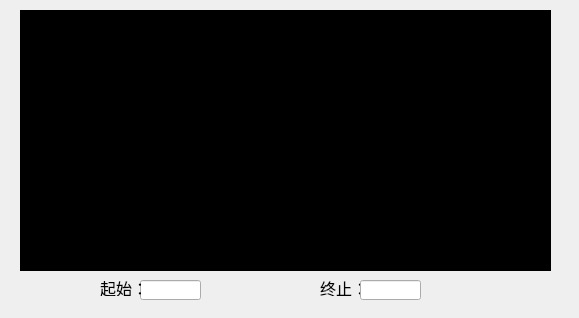
<?xml version="1.0" encoding="UTF-8"?>
<ui version="4.0">
 <class>CursorDialog</class>
 <widget class="QDialog" name="CursorDialog">
  <property name="geometry">
   <rect>
    <x>0</x>
    <y>0</y>
    <width>579</width>
    <height>318</height>
   </rect>
  </property>
  <property name="windowTitle">
   <string>CursorDialog</string>
  </property>
  <widget class="QCustomPlot" name="widget" native="true">
   <property name="geometry">
    <rect>
     <x>20</x>
     <y>10</y>
     <width>531</width>
     <height>261</height>
    </rect>
   </property>
   <property name="styleSheet">
    <string notr="true">background-color: rgb(0, 0, 0);</string>
   </property>
  </widget>
  <widget class="QLineEdit" name="lineEditStart">
   <property name="geometry">
    <rect>
     <x>140</x>
     <y>280</y>
     <width>61</width>
     <height>20</height>
    </rect>
   </property>
   <property name="font">
    <font>
     <family>黑体</family>
     <pointsize>12</pointsize>
    </font>
   </property>
  </widget>
  <widget class="QLabel" name="label">
   <property name="geometry">
    <rect>
     <x>100</x>
     <y>280</y>
     <width>41</width>
     <height>16</height>
    </rect>
   </property>
   <property name="font">
    <font>
     <family>黑体</family>
     <pointsize>12</pointsize>
    </font>
   </property>
   <property name="text">
    <string>起始：</string>
   </property>
  </widget>
  <widget class="QLabel" name="label_2">
   <property name="geometry">
    <rect>
     <x>320</x>
     <y>280</y>
     <width>41</width>
     <height>16</height>
    </rect>
   </property>
   <property name="font">
    <font>
     <family>黑体</family>
     <pointsize>12</pointsize>
    </font>
   </property>
   <property name="text">
    <string>终止：</string>
   </property>
  </widget>
  <widget class="QLineEdit" name="lineEditEnd">
   <property name="geometry">
    <rect>
     <x>360</x>
     <y>280</y>
     <width>61</width>
     <height>20</height>
    </rect>
   </property>
   <property name="font">
    <font>
     <family>黑体</family>
     <pointsize>12</pointsize>
    </font>
   </property>
  </widget>
 </widget>
 <customwidgets>
  <customwidget>
   <class>QCustomPlot</class>
   <extends>QWidget</extends>
   <header>qcustomplot.h</header>
   <container>1</container>
  </customwidget>
 </customwidgets>
 <resources/>
 <connections/>
</ui>
